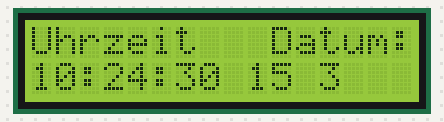
This sketch was run on a simulated Arduino Uno, built with avr-gcc and run on an emulated ATmega328P. Shown: 16×2 character LCD. The local clock reads 2024-03-15 10:24:30 at power-on unless the sketch sets it; what the sketch prints to the serial monitor is not drawn.

Above: at 0.1 s.
At 4.2 s:
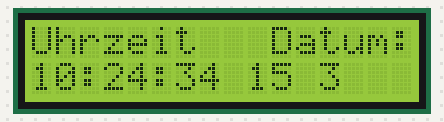
At 9.2 s:
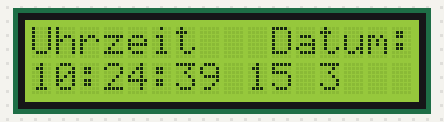
At 19.3 s:
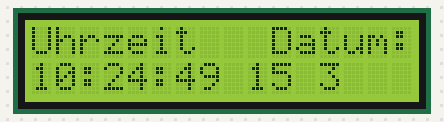
At 28.3 s:
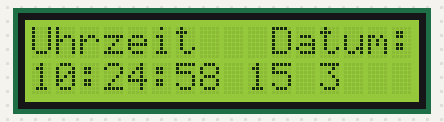
At 38.4 s:
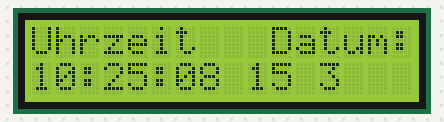

The sketch:

Zeit_LCD_Shield_ausgeben_mit_uhrmodul.ino
```cpp
/* TimeRTC Sketch: Ausgabe auf serieller Konsole & LC-Display
 *
 * SCL pin A5 arduino
 * SDA pin A4 arduino
*/


// Bibliothen fuer Echtzeituhr:
#include <LiquidCrystal.h>  // binde LCd-Bibliothek ein
#include <Time.h> // binde Bibliothek Time ein
#include <Wire.h> // binde Wire-Bibliothek ein
#include <DS1307RTC.h>  // binde Bibliothek fuer DS1307-RTC(Uhr) ein

// abhaengig von Beschaltung des LC-Displays, siehe http://macherzin.net/article38-Arduino-Ausgabe-LC-Display(externer Link)
LiquidCrystal lcd(8, 9, 4, 5, 6, 7); // initialisieren Bibliothek und Interface-Pins

void setup()
{
  Serial.begin(9600); // initialisieren serielle Kommunikation
  setSyncProvider(RTC.get); // holen Zeit von RTC(Uhr)

  // Nur zur Kontrolle:
  if(timeStatus()!= timeSet) // wenn Status geaendert
  {
     Serial.println("Synchronisation fehlgeschlagen"); // bei Fehler
  }
  else // sonst ...
  {
     Serial.println("Synchronisation erfolgreich"); // alles ok
  }
  lcd.begin(16, 2); // Display hat 16 Zeichen x 2 Zeilen,
  // Kontrolle Ende

  Serial.println("Uhrzeit   Datum: "); // nur so
  lcd.print("Uhrzeit   Datum: "); // nur so
}

void loop()
{
   digitalUhrAnzeige(); // rufen Subroutine auf
   delay(1000); // warten, weil unser Auge nicht so schnell ...
}

void digitalUhrAnzeige() // definieren Subroutine
{
   // digitale Anzeige der Zeit
   lcd.setCursor(0, 1); // positionieren LCD-Cursor, 1. Zeile, 1. Spalte
   printZiffernGenulltOhnePunkt(hour()); // rufen Subroutine auf
   printZiffernGenulltmitPunkt(minute()); // rufen Subroutine auf
   printZiffernGenulltmitPunkt(second()); // rufen Subroutine auf
   Serial.print(" "); // fuegen Freizeichen ein
   lcd.print(" "); // fuegen Freizeichen ein
   printZiffernGenulltOhnePunkt(day()); // rufen Subroutine auf
   Serial.print(" "); // fuegen Freizeichen ein
   lcd.print(" "); // fuegen Freizeichen ein
   printZiffernGenulltOhnePunkt(month()); // rufen Subroutine auf
   Serial.print(" "); // fuegen Freizeichen ein
   Serial.println(year());; // Zeilenvorschub
   // deaktiviert, kein Platz mehr auf 16er-Display:
   // lcd.print(" ");
   // printZiffernGenulltOhneSemikolon(year());
}

void printZiffernGenulltOhnePunkt(int zahl) // definieren Subroutine
{
  // verschoenern Anzeige, indem wir ...
  if(zahl < 10) // wenn kleiner als 10 ...
   {
     Serial.print(""); // fuehrende 0 einfuegen
     lcd.print("");  // fuehrende 0 einfuegen
   }
   Serial.print(zahl); // Ausgabe auf serieller Konsole
   lcd.print(zahl); // Ausgabe auf LCD
}

void printZiffernGenulltmitPunkt(int zahl) // definieren Subroutine
{
  // verschoenern Anzeige, indem wir ...
  Serial.print(":"); // trennende ":" einfuegen
  lcd.print(":"); // trennende ":" einfuegen
  if(zahl < 10) // wenn kleiner als 10 ...
  {
     Serial.print('0'); // fuehrende 0 einfuegen
     lcd.print('0');
  }
  Serial.print(zahl); // Ausgabe auf serieller Konsole
  lcd.print(zahl);
}

// haben fertig: Have A Lot Of Fun ...
```

Measured:
- what the display in image 1 shows lasts 1.0 s, from 4.1 s to 5.1 s
